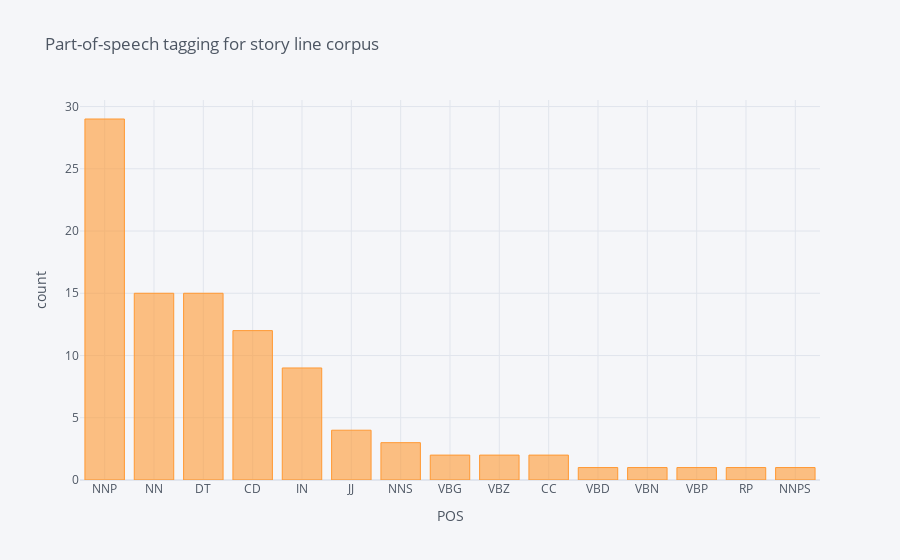

The code cell stored with this chart in its notebook:
### Code cell
blob = TextBlob(str(df['Story Line']))
pos_df = pd.DataFrame(blob.tags, columns = ['word' , 'pos'])
pos_df = pos_df.pos.value_counts()
pos_df.iplot(
    kind='bar',
    xTitle='POS',
    yTitle='count', 
    title='Part-of-speech tagging for story line corpus')

### Figure 1 — Plotly figure (JSON) as saved in the notebook; plotly's stock layout.template omitted (floating-point values rounded to 4 significant figures)
{"data": [{"marker": {"color": "rgba(255, 153, 51, 0.6)", "line": {"color": "rgba(255, 153, 51, 1.0)", "width": 1}}, "name": "pos", "orientation": "v", "text": "", "type": "bar", "x": ["NNP", "NN", "DT", "CD", "IN", "JJ", "NNS", "VBG", "VBZ", "CC", "VBD", "VBN", "VBP", "RP", "NNPS"], "y": [29, 15, 15, 12, 9, 4, 3, 2, 2, 2, 1, 1, 1, 1, 1]}], "layout": {"legend": {"bgcolor": "#F5F6F9", "font": {"color": "#4D5663"}}, "paper_bgcolor": "#F5F6F9", "plot_bgcolor": "#F5F6F9", "title": {"font": {"color": "#4D5663"}, "text": "Part-of-speech tagging for story line corpus"}, "xaxis": {"gridcolor": "#E1E5ED", "showgrid": true, "tickfont": {"color": "#4D5663"}, "title": {"font": {"color": "#4D5663"}, "text": "POS"}, "zerolinecolor": "#E1E5ED"}, "yaxis": {"gridcolor": "#E1E5ED", "showgrid": true, "tickfont": {"color": "#4D5663"}, "title": {"font": {"color": "#4D5663"}, "text": "count"}, "zerolinecolor": "#E1E5ED"}}}
